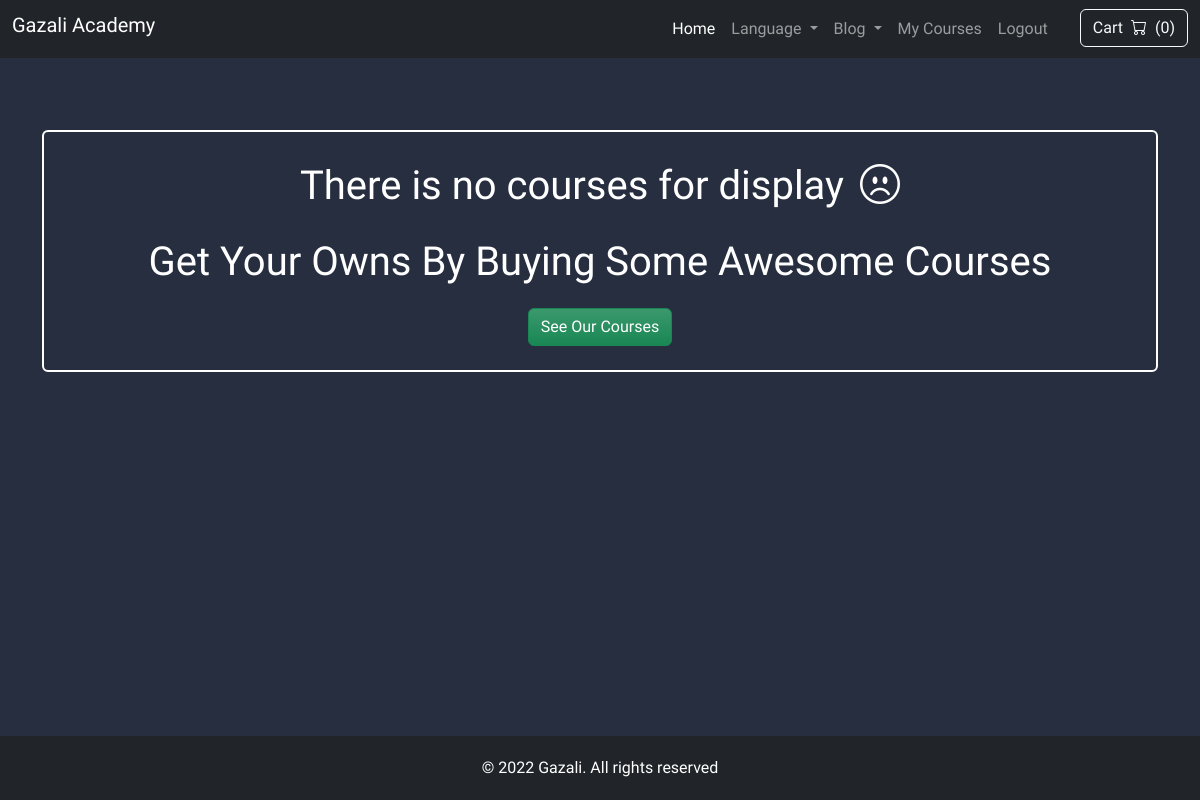
Page /personal (signed in) on the earlier database version.
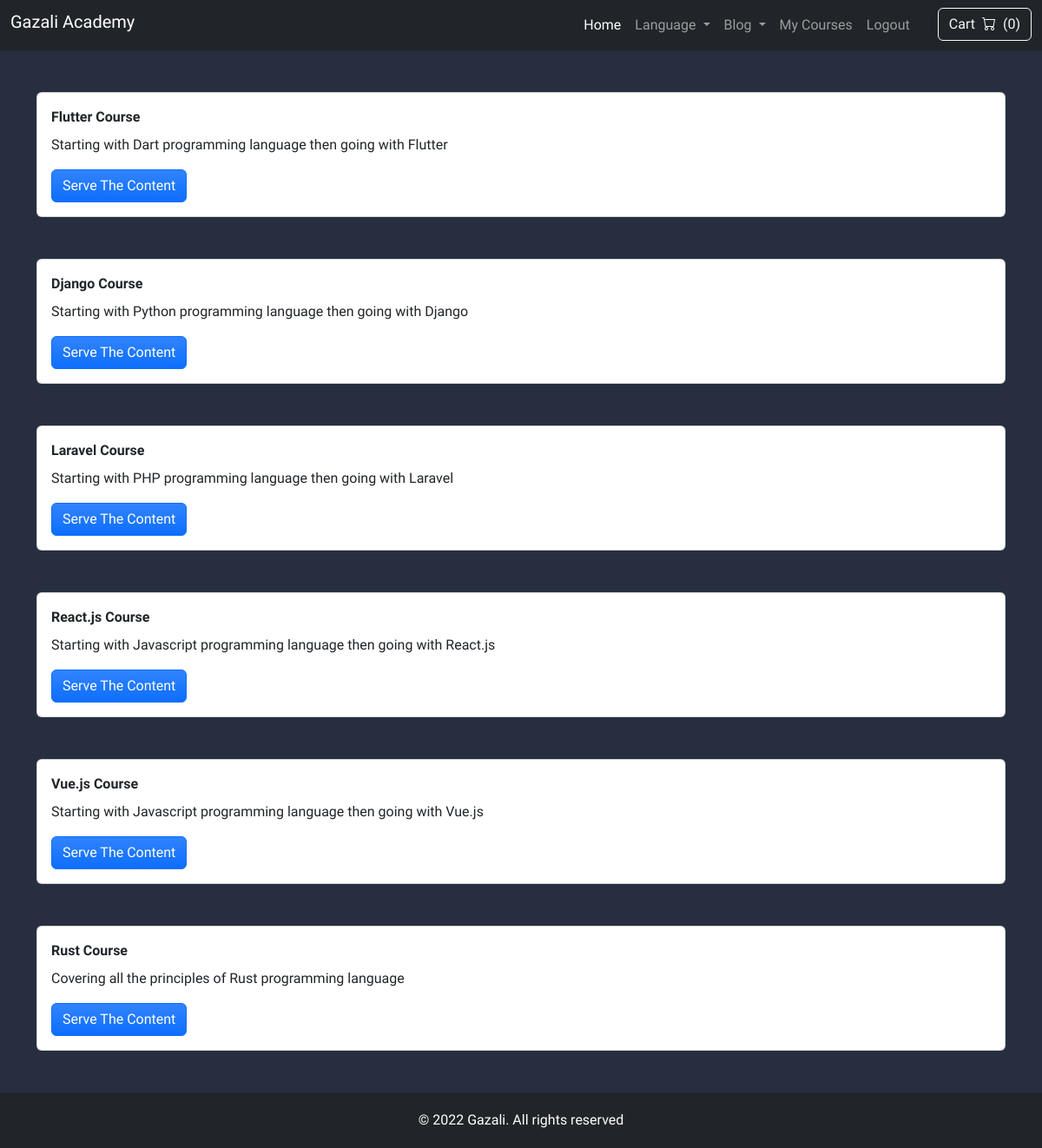
Same page on the later database version.
### courses/models.py (models this page shows, shortened)
class Course(models.Model):
    name = models.CharField(max_length=255, verbose_name=_('name'))
    short_description = models.CharField(max_length=255, verbose_name=_('short description'))
    description = models.TextField(verbose_name=_('description'))
    created_at = models.DateTimeField(auto_now_add=True, verbose_name=_('created at'))
    updated_at = models.DateTimeField(auto_now=True, verbose_name=_('updated at'))
    thumbnail_image = models.ImageField(verbose_name=_('thumbnail image'))
    price = models.FloatField(verbose_name=_('price'))
    users = models.JSONField(default=dict, null=True, blank=True)
    class Meta:
        verbose_name = _('course')
        verbose_name_plural = _('courses')

### courses/views.py (the view)
# urls.py: path('personal', views.personal_courses, name="course_personal"),
@login_required
def personal_courses(request: HttpRequest):
    courses = get_valid_courses(request.user)
    return render(request, 'courses_personal.html', {"courses": courses})

### courses/custom_context_processor.py (called while the page is built)
def academy_website(request):
    cart = Cart.objects.filter(session=request.session.session_key).last() or None
    cart_total = 0
    cart_courses = []
    if cart is not None:
        cart_courses = Course.objects.filter(pk__in=cart.items)
        for course in cart_courses:
            cart_total += course.price
    return {
        "cart_courses": cart_courses,
        "cart_total": cart_total
    }

### courses/my_functions.py (called while the page is built)
def get_valid_courses(user):
    courses = list(Course.objects.all().values('id', 'users'))
    valid_courses_ids = []
    for course in courses:
        course_id = course['id']
        valid_users = course['users']
        if str(user.id) in valid_users:
            valid_courses_ids.append(course_id)
    valid_courses = Course.objects.filter(id__in=valid_courses_ids)
    return valid_courses

### courses/templates/courses_personal.html (shortened to what this page needs)
{% extends 'base.html' %}
{% load i18n %}
{% block content %}
    <div class="container my-5 d-flex flex-column gap-5">
        {% for course in courses %}
            <div class="card p-3">
                <div class="card-title fw-bold">
                    {{ course.name }}
                </div>
                <p class="card-text">
                    {{ course.short_description }}
                </p>
                <a class="btn btn-primary bg-gradient" href="{% url 'course_personal_display' course.id %}" style="width: fit-content">
                    {% trans "Serve The Content" %}
                </a>
            </div>
        {% empty %}
            <div class="fs-1 d-flex flex-column gap-3 mt-4 p-4 flex-wrap text-center text-white rounded" style="border: 2px solid white">
                <div class="fc gap-3 w-100">
                    {% trans "There is no courses for display" %} <i class="bi bi-emoji-frown"></i>
                </div>
                <div class="fc w-100">
                    {% trans "Get Your Owns By Buying Some Awesome Courses" %}
                </div>
                <a href="{% url 'home' %}" class="mx-auto btn btn-success bg-gradient">See Our Courses</a>
            </div>
        {% endfor %}
    </div>
{% endblock content %}

Differences in the rows shown:
now on this page (row edited): Course: name "Flutter Course", short_description "Starting with Dart programming language then going with Flutter"
now on this page (row edited): Course: name "Django Course", short_description "Starting with Python programming language then going with Django"
now on this page (row edited): Course: name "Laravel Course", short_description "Starting with PHP programming language then going with Laravel"
now on this page (row edited): Course: name "React.js Course", short_description "Starting with Javascript programming language then going with React.js"
now on this page (row edited): Course: name "Vue.js Course", short_description "Starting with Javascript programming language then going with Vue.js"
now on this page (row edited): Course: name "Rust Course", short_description "Covering all the principles of Rust programming language"
Other differences:
text no longer shown: "There is no courses for display Get Your Owns By Buying Some Awesome Courses See Our Courses"
